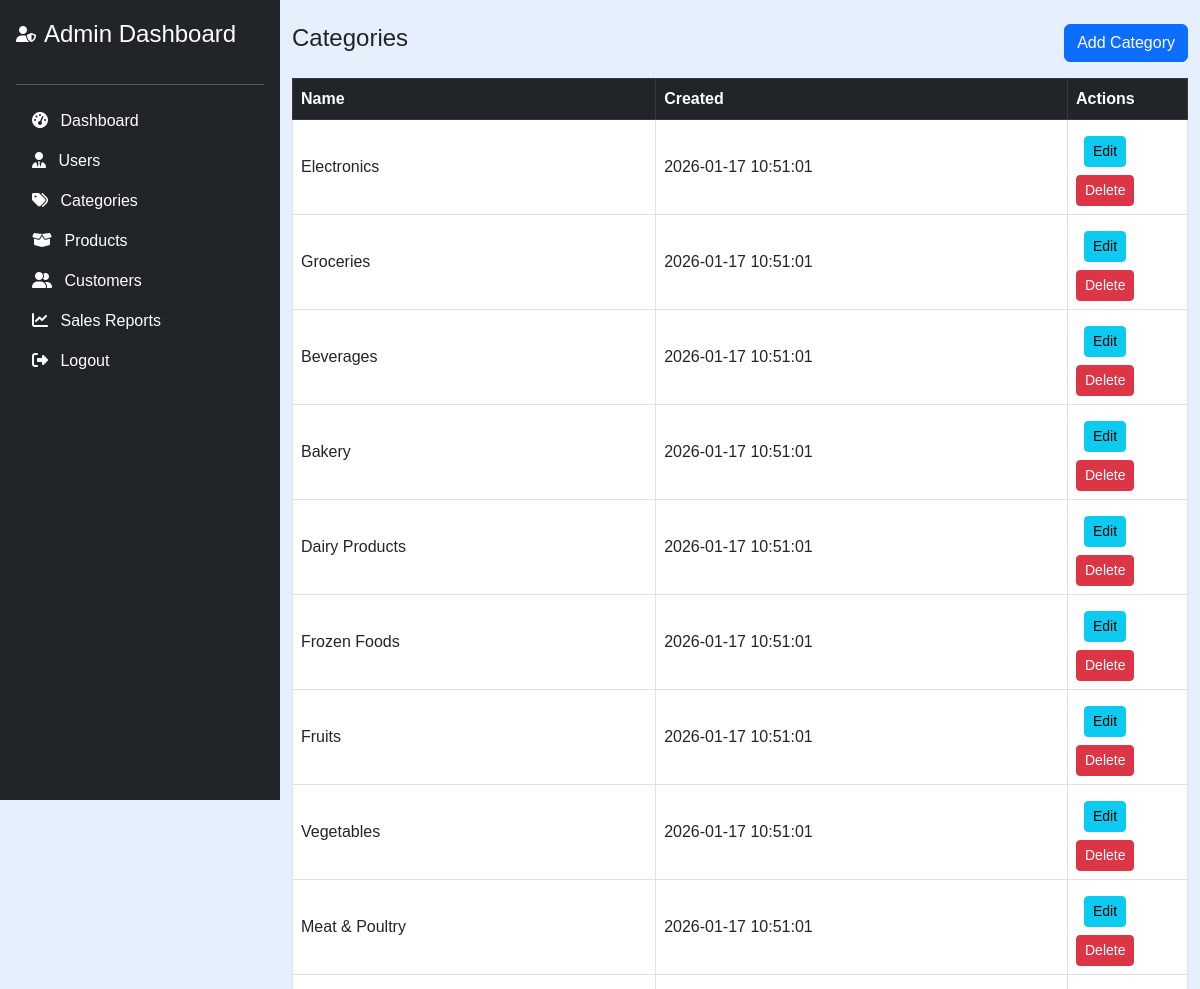
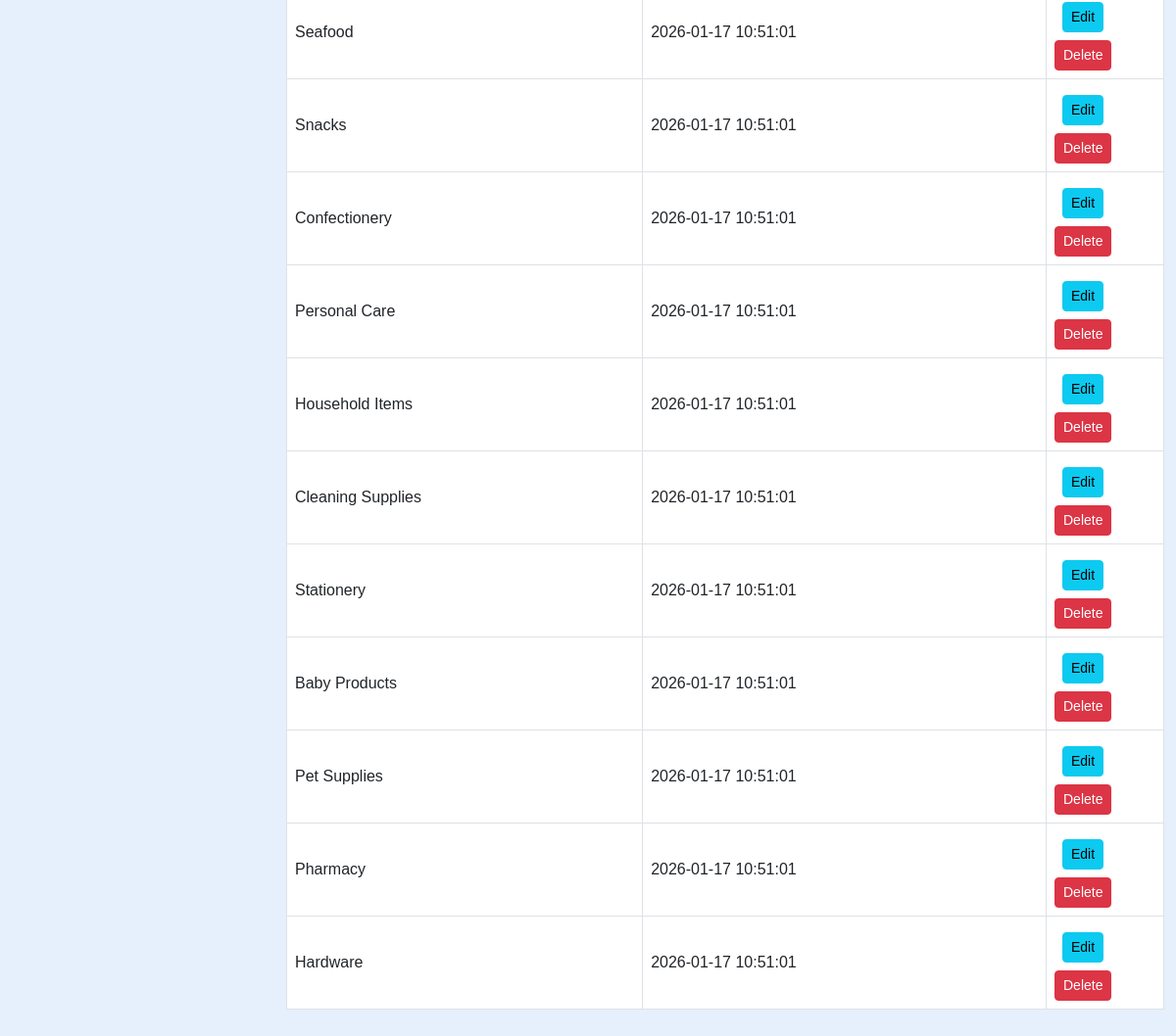
The app's page /admin/categories.php (signed in) with its own data (2 pictures, top to bottom).
### tables this page shows
CREATE TABLE `categories` (
  `id` int(11) NOT NULL,
  `name` varchar(255) NOT NULL,
  `created_at` datetime DEFAULT current_timestamp()
);

### admin/categories.php (the view, shortened to what this page needs)
<?php
include('config.php');
$res = $conn->query("SELECT id, name, created_at FROM categories ORDER BY created_at DESC");
$categories = $res->fetch_all(MYSQLI_ASSOC);
?>
<!DOCTYPE html>
<html>
<head>
    <link href="https://cdn.jsdelivr.net/npm/bootstrap@5.3.0/dist/css/bootstrap.min.css" rel="stylesheet">
</head>
<body>
<?php include('admin_sidebar.php'); ?>
<div class="container py-4">
    <div class="d-flex justify-content-between mb-3">
        <h4>Categories</h4>
        <button class="btn btn-primary" onclick="openCreate()">Add Category</button>
    </div>
    <table class="table table-bordered align-middle">
        <thead class="table-dark">
            <tr>
                <th>Name</th>
                <th>Created</th>
                <th width="120">Actions</th>
            </tr>
        </thead>
        <tbody>
        <?php if (!$categories): ?>
            <tr><td colspan="3" class="text-center">No categories found</td></tr>
        <?php endif; foreach ($categories as $c): ?>
            <tr data-id="<?= $c['id'] ?>">
                <td class="cat-name"><?= htmlspecialchars($c['name']) ?></td>
                <td><?= $c['created_at'] ?></td>
                <td>
                    <button class="btn btn-sm btn-info m-2" onclick="openEdit(this)">Edit</button>
                    <button class="btn btn-sm btn-danger" onclick="deleteCategory(<?= $c['id'] ?>)">Delete</button>
                </td>
            </tr>
        <?php endforeach; ?>
        </tbody>
    </table>
</div>
</body>
</html>

### admin/admin_sidebar.php (style rules this page uses)
body { font-family: Arial, sans-serif; background-color: #e6effc; margin-left: 280px; }

### records on screen
categories: name "Electronics", created_at "2026-01-17 10:51:01"
categories: name "Groceries", created_at "2026-01-17 10:51:01"
categories: name "Beverages", created_at "2026-01-17 10:51:01"
categories: name "Bakery", created_at "2026-01-17 10:51:01"
categories: name "Dairy Products", created_at "2026-01-17 10:51:01"
categories: name "Frozen Foods", created_at "2026-01-17 10:51:01"
categories: name "Fruits", created_at "2026-01-17 10:51:01"
categories: name "Vegetables", created_at "2026-01-17 10:51:01"
categories: name "Meat & Poultry", created_at "2026-01-17 10:51:01"
categories: name "Seafood", created_at "2026-01-17 10:51:01"
categories: name "Snacks", created_at "2026-01-17 10:51:01"
categories: name "Confectionery", created_at "2026-01-17 10:51:01"
categories: name "Personal Care", created_at "2026-01-17 10:51:01"
categories: name "Household Items", created_at "2026-01-17 10:51:01"
categories: name "Cleaning Supplies", created_at "2026-01-17 10:51:01"
categories: name "Stationery", created_at "2026-01-17 10:51:01"
categories: name "Baby Products", created_at "2026-01-17 10:51:01"
categories: name "Pet Supplies", created_at "2026-01-17 10:51:01"
categories: name "Pharmacy", created_at "2026-01-17 10:51:01"
categories: name "Hardware", created_at "2026-01-17 10:51:01"
